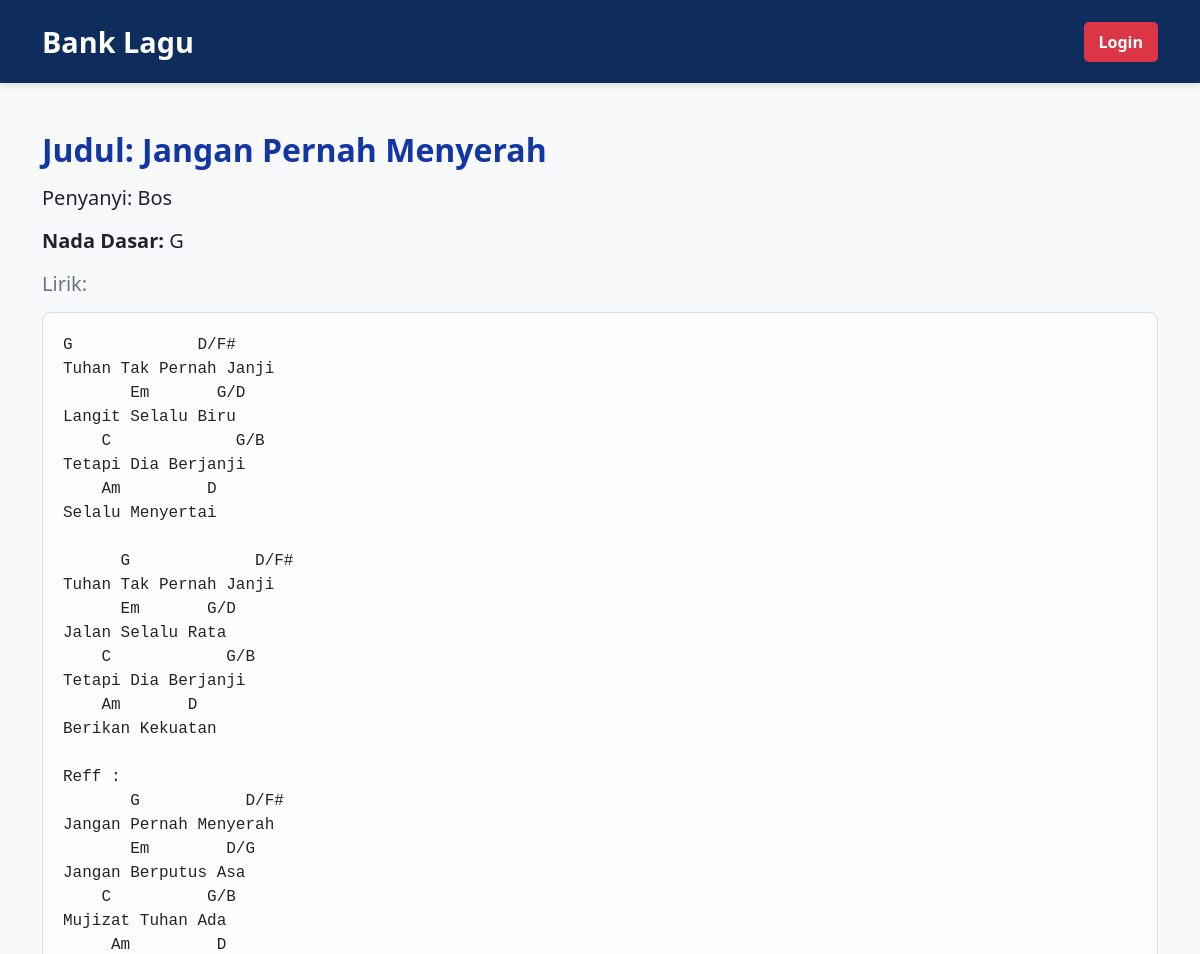
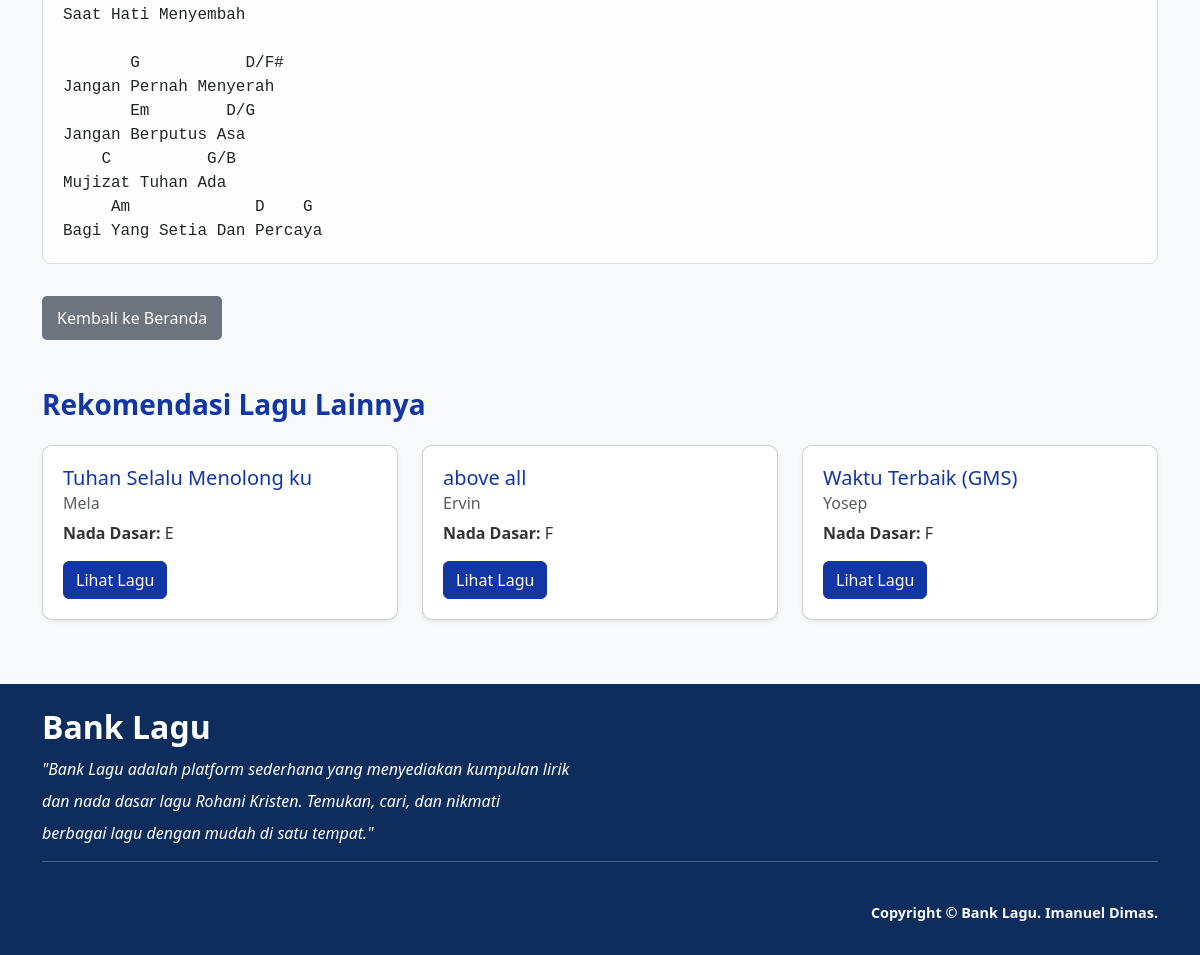
/lagu.php?id=4, run on the app's committed database (2 pictures, top to bottom).
### tables this page shows
CREATE TABLE `lagu` (
  `id` int NOT NULL,
  `judul` varchar(100) NOT NULL,
  `penyanyi` varchar(100) NOT NULL,
  `lirik` text NOT NULL,
  `nada_dasar` varchar(20) NOT NULL,
  `created_at` timestamp NULL DEFAULT CURRENT_TIMESTAMP
);

### lagu.php (the view, shortened to what this page needs)
<?php
include './admin/koneksi.php';
if (isset($_GET['id'])) {
    $id = $_GET['id'];
    $query = "SELECT * FROM lagu WHERE id='$id'";
    $result = mysqli_query($conn, $query);
    $lagu = mysqli_fetch_assoc($result);
} else {
    echo "<div class='alert alert-danger'>ID lagu tidak ditemukan!</div>";
    exit();
}
$rekomendasi_query = "SELECT * FROM lagu WHERE id != '$id' LIMIT 3";
$rekomendasi_result = mysqli_query($conn, $rekomendasi_query);
?>
<!DOCTYPE html>
<html lang="en">
<head>
    <link href="https://cdn.jsdelivr.net/npm/bootstrap@5.3.0/dist/css/bootstrap.min.css" rel="stylesheet">
    <link rel="stylesheet" href="lagu.css">
</head>
<body>
<nav class="navbar navbar-expand-lg navbar-dark">
    <div class="container">
        <a class="navbar-brand" href="index.php">Bank Lagu</a>
        <div class="collapse navbar-collapse" id="navbarNav">
            <a href="./admin/admin_login.php" class="btn btn-danger">Login</a>
        </div>
    </div>
</nav>
<div class="container mt-5">
    <h2 class="mb-3 lagu-title">Judul: <?php echo htmlspecialchars($lagu['judul']); ?></h2>
    <h4 class="mb-3 lagu-info">Penyanyi: <?php echo htmlspecialchars($lagu['penyanyi']); ?></h4>
    <p class="mb-3 lagu-info"><strong>Nada Dasar:</strong> <?php echo htmlspecialchars($lagu['nada_dasar']); ?></p>
    <h5 class="mb-3 text-secondary">Lirik:</h5>
    <pre class="lirik-box"><?php echo htmlspecialchars($lagu['lirik']); ?></pre>
    <a href="index.php" class="btn btn-back mt-3">Kembali ke Beranda</a>
    <h3 class="mt-5 rekomendasi-title">Rekomendasi Lagu Lainnya</h3>
    <div class="row mt-4 rekomendasi-row">
    <?php while ($rekomendasi = mysqli_fetch_assoc($rekomendasi_result)) { ?>
        <div class="col-md-4 mb-3">
            <div class="card shadow-sm rekomendasi-card">
                <div class="card-body">
                    <h5 class="card-title"><?php echo htmlspecialchars($rekomendasi['judul']); ?></h5>
                    <h6 class="card-subtitle mb-2 text-muted"><?php echo htmlspecialchars($rekomendasi['penyanyi']); ?></h6>
                    <p class="card-text"><strong>Nada Dasar:</strong> <?php echo htmlspecialchars($rekomendasi['nada_dasar']); ?></p>
                    <a href="lagu.php?id=<?php echo $rekomendasi['id']; ?>" class="btn btn-primary">Lihat Lagu</a>
                </div>
            </div>
        </div>
        <?php } ?>
    </div>
</div>
<footer class=" text-white py-4 mt-5">
    <div class="container">
        <h3>Bank Lagu</h3>
        <p>"Bank Lagu adalah platform sederhana yang menyediakan kumpulan lirik</p>
        <p> dan nada dasar lagu Rohani Kristen. Temukan, cari, dan nikmati </p>
        <p>berbagai lagu dengan mudah di satu tempat."</p>
        <hr>
        <div class="d-flex justify-content-end pt-4 flex-column flex-md-row">
        <p class="copyright">Copyright &copy; <span id="year"></span> Bank Lagu. Imanuel Dimas.</p>
        </div>
    </div>
</footer>
</body>
</html>

### lagu.css (style rules this page uses)
body { background-color: #f8f9fa; }
.navbar { background-color: #0e2d5c !important; padding: 15px 0; box-shadow: 0px 4px 6px rgba(0, 0, 0, 0.1); position: -webkit-sticky; position: sticky; top: 0; z-index: 1000; }
.navbar-brand { font-size: 1.8rem; font-weight: bold; color: #fff !important; }
.btn-danger { background-color: #dc3545; border: none; padding: 8px 15px; font-weight: bold; border-radius: 5px; transition: 0.3s; }
.lagu-title { font-size: 2rem; color: #1236a4; font-weight: bold; margin-bottom: 1rem; }
.lagu-info { font-size: 1.25rem; margin-bottom: 0.75rem; }
.lirik-box { background-color: #fefefed1; padding: 20px; border-radius: 8px; border: 1px solid #ddd; font-family: "Courier New", Courier, monospace; white-space: pre-wrap; word-wrap: break-word; font-size: 1rem; }
.btn-back { background-color: #6c757d; color: white; border: none; padding: 10px 15px; text-decoration: none; border-radius: 5px; transition: background-color 0.3s ease; }
.rekomendasi-title { font-size: 1.75rem; color: #1236a4; font-weight: bold; margin-bottom: 1rem; }
.rekomendasi-card { border-radius: 10px; box-shadow: 0 4px 10px rgba(0, 0, 0, 0.1); overflow: hidden; }
.rekomendasi-card .card-body { padding: 20px; }
.rekomendasi-card .card-title { font-size: 1.25rem; color: #1236a4; }
.rekomendasi-card .card-subtitle { font-size: 1rem; color: #6c757d; }
.rekomendasi-card .card-text { font-size: 1rem; color: #333; }
.rekomendasi-card .btn-primary { background-color: #1236a4; border-color: #1236a4; }
.rekomendasi-row { margin-top: 2rem; }
footer { background-color: #0e2d5c; color: white; padding: 20px 0; position: relative; bottom: 0; width: 100%; }
footer h3 { font-size: 2rem; margin-bottom: 10px; font-weight: bold; }
footer p { font-size: 1rem; font-style: italic; margin-bottom: 8px; }
footer .copyright { color: #f9f9f9; font-size: 0.9rem; font-style: normal; font-weight: bolder; }

### data on the page
lagu: judul "Jangan Pernah Menyerah", penyanyi "Bos", nada_dasar "G", lirik "G D/F# Tuhan Tak Pernah Janji Em G/D Langit Selalu Biru C G/B Tetapi Dia Berjanji Am D Selalu Menyertai G D/F# Tuhan Tak Pernah Janji Em G/D Jalan Selalu Rata C G/B Tetapi Dia Berjanji Am D Berikan Kekuatan Reff : G D/F# Jangan Pernah Menyerah Em D/G Jangan Berputus Asa C G/B Mujizat Tuhan Ada Am D Saat Hati Menyembah G D/F# Jangan Pernah Menyerah Em D/G Jangan Berputus Asa C G/B Mujizat Tuhan Ada Am D G Bagi Yang Setia Dan Percaya"
lagu: judul "Tuhan Selalu Menolong ku", penyanyi "Mela", nada_dasar "E"
lagu: judul "above all", penyanyi "Ervin", nada_dasar "F"
lagu: judul "Waktu Terbaik (GMS)", penyanyi "Yosep", nada_dasar "F"
